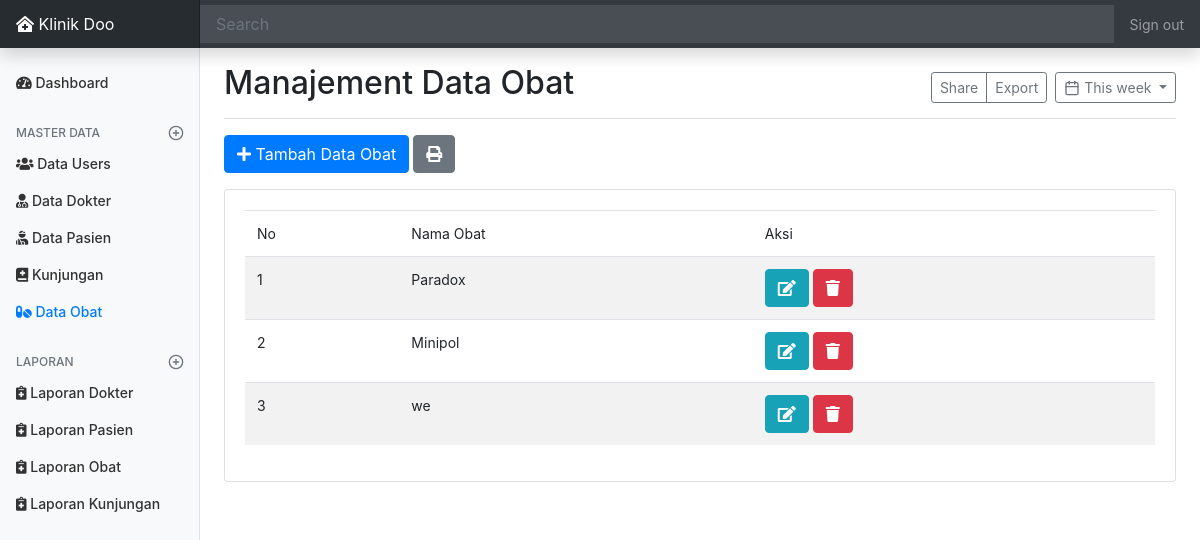
/index.php/admin/obat, run on the app's committed database.
### tables this page shows
CREATE TABLE `obat` (
  `id_obat` int(11) NOT NULL,
  `nama_obat` varchar(80) NOT NULL
);

### application/controllers/admin/Obat.php (called while the page is built, shortened)
<?php
class Obat extends CI_Controller {
	public function __construct()
	{
		$this->load->model('Obat_m');
		$this->load->library('form_validation');
	}
	public function index()
	{
		$data['title'] = 'Manajement Data Obat';
		$data['obat'] = $this->Obat_m->get('obat')->result_array();
		$this->form_validation->set_rules('nama', 'Nama Obat', 'required|trim');
		if($this->form_validation->run() == FALSE) {
			$this->load->view('layout/header', $data);
			$this->load->view('layout/sidebar');
			$this->load->view('admin/obat/index');
			$this->load->view('layout/footer');
		}
	}
}

### index.php (called while the page is built, shortened)
<?php
require_once BASEPATH.'core/CodeIgniter.php';

### application/models/Obat_m.php (called while the page is built, shortened)
<?php
class Obat_m extends CI_Model {
	public function get($table)
	{
		return $this->db->get($table);
	}
}

### application/views/admin/obat/index.php (the view, shortened to what this page needs)
<main role="main" class="col-md-9 ml-sm-auto col-lg-10 px-md-4">
  <div class="d-flex justify-content-between flex-wrap flex-md-nowrap align-items-center pt-3 pb-2 mb-3 border-bottom">
    <h1 class="h2"><?= $title; ?></h1>
    <div class="btn-toolbar mb-2 mb-md-0">
      <div class="btn-group mr-2">
        <button type="button" class="btn btn-sm btn-outline-secondary">Share</button>
        <button type="button" class="btn btn-sm btn-outline-secondary">Export</button>
      </div>
      <button type="button" class="btn btn-sm btn-outline-secondary dropdown-toggle">
        <span data-feather="calendar"></span>
        This week
      </button>
    </div>
  </div>
  <div class="row mb-2">
    <div class="col-md-6">
      <button type="button" class="btn btn-primary mb-2" data-toggle="modal" data-target="#formModalObat">
        <i class="fas fa-plus"></i> Tambah Data Obat
      </button>
      <a href="<?= base_url('laporan/obat'); ?>" target="_blank" class="btn btn-secondary mb-2"><i class="fas fa-print"></i></a>
    </div>
  </div>
  <div class="card">
    <div class="card-body">
      <div class="row">
        <div class="col-md">
          <div class="table-responsive">
            <table class="table table-striped">
              <thead>
                <tr>
                  <td>No</td>
                  <td>Nama Obat</td>
                  <td>Aksi</td>
                </tr>
              </thead>
              <tbody>
                <?php $no = 1; foreach($obat as $u) : ?>
                  <tr>
                    <td><?= $no++; ?></td>
                    <td><?= $u['nama_obat']; ?></td>
                    <td>
                      <a href="<?= base_url('admin/obat/ubah/') . $u['id_obat']; ?>" class="btn btn-info"><i class="fas fa-edit"></i></a>
                      <a href="<?= base_url('admin/obat/hapus/') . $u['id_obat']; ?>" class="btn btn-danger" onclick="return confirm('Yakin Hapus ?')"><i class="fas fa-trash"></i></a>
                    </td>
                  </tr>
                <?php endforeach; ?>
              </tbody>
            </table>
          </div>
        </div>
      </div>
    </div>
  </div>
</main>

### assets/css/dashboard.css (style rules this page uses)
body { font-size: .875rem; }
.feather { width: 16px; height: 16px; vertical-align: text-bottom; }

### data on the page
obat: nama_obat "Paradox"
obat: nama_obat "Minipol"
obat: nama_obat "we"

### other printed values
$title "Manajement Data Obat"
